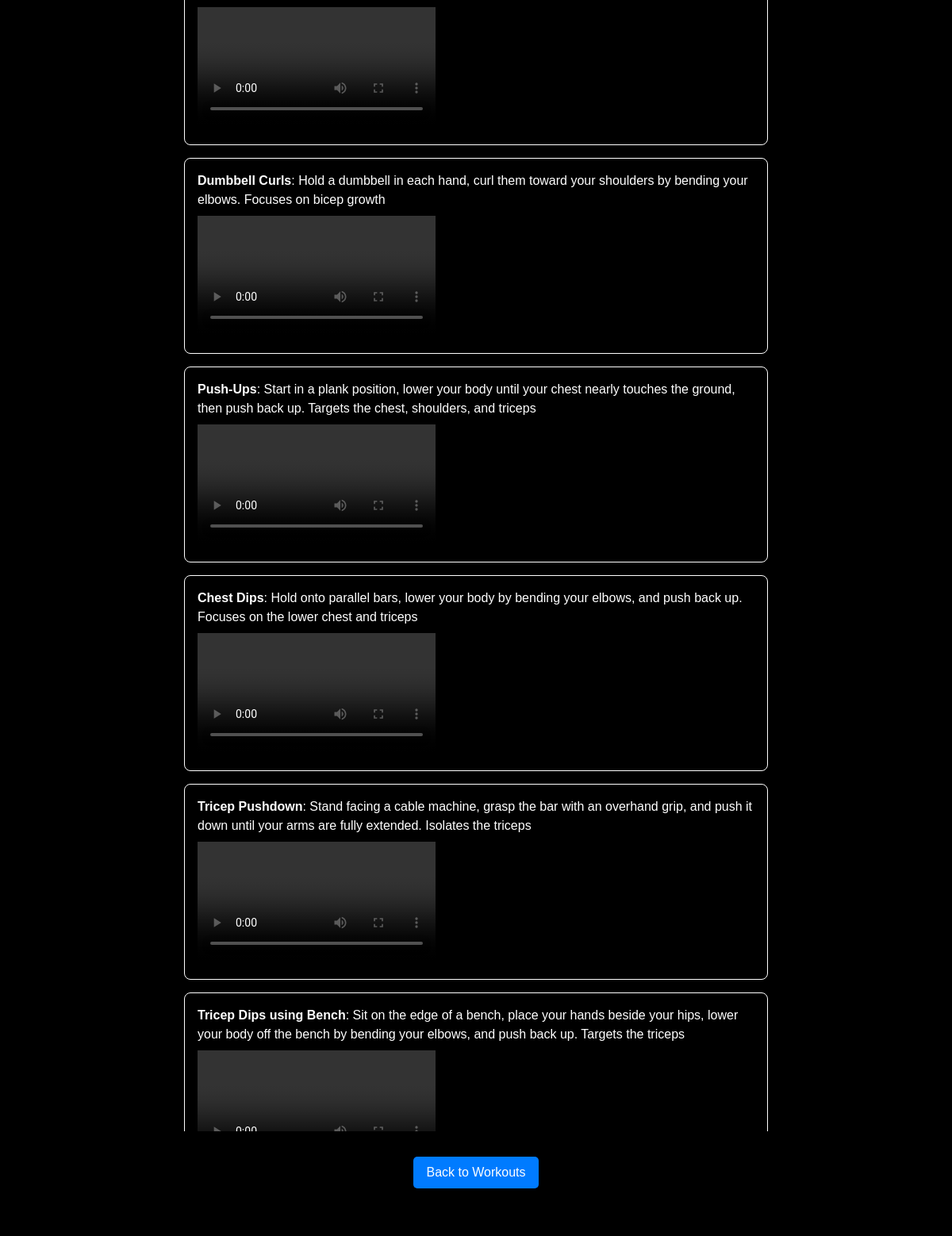
Page /workouts/3/ on the committed database.
### fitnessapp/models.py (models this page shows, shortened)
class Exercise(models.Model):
    workout = models.ForeignKey(Workout, on_delete=models.CASCADE, related_name='exercises')
    name = models.CharField(max_length=100)
    description = models.TextField()
    video_url = models.URLField(max_length=200, blank=True, null=True)

### fitnessapp/views.py (the view)
# urls.py: path('workouts/<int:workout_id>/', views.workout_detail, name='workout_detail'),
def workout_detail(request, workout_id):
    workout = get_object_or_404(Workout, pk=workout_id)
    return render(request, 'workout_detail.html', {'workout': workout})

### templates/workout_detail.html (shortened to what this page needs)
{% extends 'base.html' %}
{% block content %}
<div class="content-container">
    <ul class="exercise-list">
        {% for exercise in workout.exercises.all %}
            <li class="exercise-item">
                <strong>{{ exercise.name }}</strong>: {{ exercise.description }}
                {% if exercise.video_url %}
                    <br>
                    <video class="exercise-video" controls>
                        <source src="{{ exercise.video_url }}" type="video/mp4">
                    </video>
                {% endif %}
            </li>
        {% endfor %}
    </ul>
    <a class="back-link" href="{% url 'workout_list' %}">Back to Workouts</a>
</div>
{% endblock %}

### templates/base.html (shortened to what this page needs)
{% load static %}
<!DOCTYPE html>
<html lang="en">
<head>
    <link rel="stylesheet" href="{% static 'css/bootstrap.css' %}">
    <link rel="stylesheet" href="{% static 'css/style.css' %}">
    <link rel="stylesheet" href="{% static 'css/base.css' %}">
    <link rel="stylesheet" href="{% static 'css/home_style.css' %}">
    <link rel="stylesheet" href="{% static 'css/workout_list_style.css' %}">
    <link rel="stylesheet" href="{% static 'css/diet_list_style.css' %}">
</head>
<body>
    {% block content %}
    {% endblock %}
</body>
</html>

### static/css/style.css (style rules this page uses)
body { background-image: url('/path/to/your/background-image.jpg'); background-size: cover; background-position: center; font-family: Arial, sans-serif; color: #fff; margin: 0; padding: 0; }
.content-container { display: flex; flex-direction: column; align-items: center; justify-content: center; max-width: 800px; margin: 2rem auto; padding: 2rem; background-color: rgba(0, 0, 0, 0.7); border-radius: 8px; }
.exercise-list { list-style-type: none; padding: 0; }
.exercise-item { margin-bottom: 1rem; }
.exercise-video { max-width: 100%; height: auto; margin-top: 0.5rem; }
.back-link { display: inline-block; margin-top: 2rem; padding: 0.5rem 1rem; background-color: #007bff; color: #fff; text-decoration: none; border-radius: 5px; }

### static/css/base.css (style rules this page uses)
html, body { height: 100%; margin: 0; padding: 0; }
body { display: flex; align-items: center; justify-content: center; background-color: black; font-family: Arial, sans-serif; padding-top: 1rem; }
a { color: #007bff; text-decoration: none; }

### static/css/home_style.css (style rules this page uses)
body { background-image: url('/path/to/your/background-image.jpg'); background-size: cover; background-position: center; font-family: Arial, sans-serif; color: #fff; margin: 0; padding: 0; }

### static/css/workout_list_style.css (style rules this page uses)
body { background-image: url('/path/to/your/background-image.jpg'); background-size: cover; background-position: center; font-family: Arial, sans-serif; color: #fff; margin: 0; padding: 0; }
ul { list-style-type: none; padding: 0; }
ul li { margin-bottom: 1rem; }
.back-link { display: inline-block; margin-top: 2rem; padding: 0.5rem 1rem; background-color: #007bff; color: #fff; text-decoration: none; border-radius: 5px; transition: background-color 0.3s; }

### static/css/diet_list_style.css (style rules this page uses)
body { background-image: url('/path/to/your/background-image.jpg'); background-size: cover; background-position: center; font-family: Arial, sans-serif; color: #fff; margin: 0; padding: 0; }
ul { list-style-type: none; padding: 0; margin: 0; max-height: 70vh; overflow-y: auto; }
ul li { background-color: rgba(0, 0, 0, 0.6); border: 1px solid #fff; border-radius: 8px; padding: 1rem; margin-bottom: 1.5rem; box-shadow: 0 4px 8px rgba(0, 0, 0, 0.5); text-align: left; }
.back-link { display: inline-block; margin-top: 2rem; padding: 0.5rem 1rem; background-color: #007bff; color: #fff; text-decoration: none; border-radius: 5px; transition: background-color 0.3s; }

### rows in the picture
Exercise: name "Dumbbell Curls", description "Hold a dumbbell in each hand, curl them toward your shoulders by bending your elbows. Focuses on bicep growth"
Exercise: name "Push-Ups", description "Start in a plank position, lower your body until your chest nearly touches the ground, then push back up. Targets the chest, shoulders, and triceps"
Exercise: name "Chest Dips", description "Hold onto parallel bars, lower your body by bending your elbows, and push back up. Focuses on the lower chest and triceps"
Exercise: name "Tricep Pushdown", description "Stand facing a cable machine, grasp the bar with an overhand grip, and push it down until your arms are fully extended. Isolates the triceps"
Exercise: name "Tricep Dips using Bench", description "Sit on the edge of a bench, place your hands beside your hips, lower your body off the bench by bending your elbows, and push back up. Targets the triceps"
